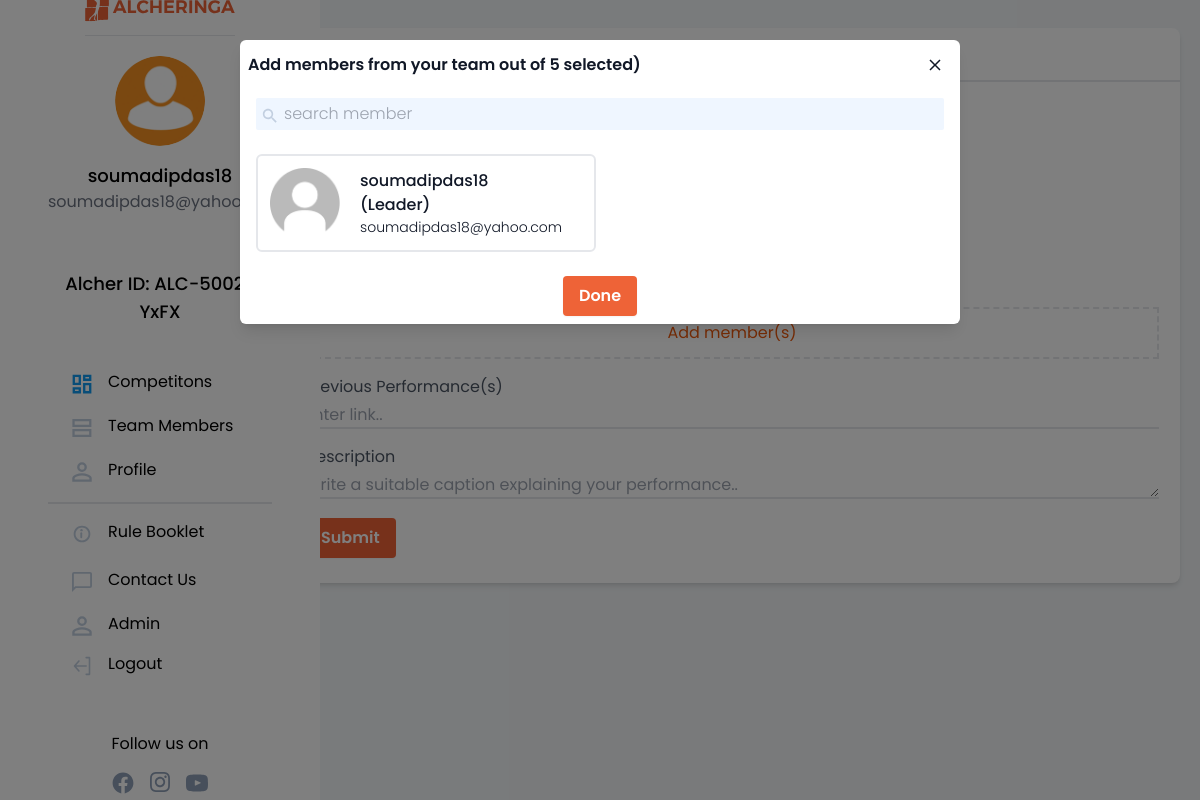
The page /competitions/register/d2606b2f-3c29-47aa-9bd4-3362717e6186 (signed in) on the database its author committed.
### authentication/models.py (models this page shows, shortened)
class NewUser(AbstractBaseUser, PermissionsMixin):
    alcherid = models.CharField(
        max_length=255, blank=True, unique=True)
    id = models.SlugField(primary_key=True, default=uuid.uuid4)
    img = models.ImageField(upload_to="image_uploads/userdp/",
                            default='user-default.png')
    email = models.EmailField(_('email address'), unique=True)
    username = models.CharField(max_length=150, unique=True)
    collegename = models.CharField(max_length=150, unique=False)
    city = models.CharField(max_length=150, unique=False)
    fullname = models.CharField(max_length=150, blank=True)
    phone = PhoneNumberField(unique=False, blank=True)
    alternate_phone = PhoneNumberField(unique=False, blank=True,null=True)
    interest = models.ManyToManyField(
        "competitions.Module", related_name="interest")
    team_members=models.IntegerField(default=0)
    no_of_events_registered=models.IntegerField(default=0)
    date_joined = models.DateTimeField(default=timezone.now)
    provider = models.CharField(max_length=200, unique=False, default="email")
    about = models.TextField(_('about'), max_length=500, blank=True)
    is_staff = models.BooleanField(default=False)
    is_active = models.BooleanField(default=False)
    objects = CustomAccountManager()
    USERNAME_FIELD = 'email'
    REQUIRED_FIELDS = ['username']

### competitions/models.py (models this page shows, shortened)
class Competition(models.Model):
  id = models.SlugField(primary_key=True, default=uuid.uuid4)
  module=models.ForeignKey(Module,related_name='modulename',on_delete=models.CASCADE)
  event_name = models.CharField(max_length = 255)
  event_desc = models.CharField(max_length = 255)
  event_rules=models.TextField()
  min_members = models.IntegerField(default=1)
  max_members = models.IntegerField(default = 1)
  prize_worth = models.IntegerField()
  image = models.ImageField(upload_to="image_uploads/event_pics/", default='event_default.png')

### teams/models.py (models this page shows, shortened)
class TeamMembers(models.Model):
    GENDER_CHOICES = [
        ('M', 'Male'),
        ('F', 'Female'),
    ]
    id = models.SlugField(primary_key=True, default=uuid.uuid4)
    email = models.EmailField(unique=True)
    name = models.CharField(max_length=150, blank=True)
    phone = PhoneNumberField(unique=False, blank=True)
    gender = models.CharField(choices = GENDER_CHOICES,max_length=1,default='M')

### competitions/views.py (the view, shortened to what this page needs)
@login_required(login_url='login')
def registercompetition(request, slug):
    comp = Competition.objects.get(id=slug)
    reg_teams = CompTeam.objects.filter(leader=request.user, event=comp)
    team = Team.objects.get(leader=request.user)
    members_reg = []
    for rteam in reg_teams.all():
        members_reg += [member.id for member in rteam.members.all()]
    members_reg = set(members_reg)
    team_members = team.members.exclude(id__in=members_reg)
    return render(request, 'competitions/compreg.html', {'comp': comp, 'team_members': team_members, })

### competitions/models.py (called while the page is built)
    def __str__(self):
          return str(self.module)

### templates/competitions/compreg.html (shortened to what this page needs)
{% extends '../basictailwind.html'%}
{%load static%}
{% block body %}
<body x-data="{ showModal: false}" :class="{'overflow-y-hidden': showModal}" style="background-color: #F3F6F8;;">
    <div class="flex" style="background-color: #F3F6F8; height:100vh;">
        {% include "../navbar.html" %}
        <div class="flex">
            <div class="flex-grow">
                <div class="bg-white flex flex-grow" style="background-color: #F3F6F8;">
                    <div class="mx-4 flex-grow">
                        <br>
                        <div class="flex m-1">
                            <div class=" bg-white max-w-4xl rounded-lg w-screen shadow-md">
                                <div>
                                    <div class="py-3 pl-6  text-xl border-b-2 font-normal">Register</div>
                                        <div class="container px-5">
                                            <form id="add-member-form">
                                                <div class="flex flex-col sm:flex-row my-2 gap-3">
                                                    <div>
                                                        <div class="text-2xl font-medium"> {{comp.event_name}} </div>
                                                        <span class="text-base font-normal text-gray-600"> {{comp.module}}
                                                        </span>
                                                        <span>
                                                            <a href="{% url 'viewrules' slug=comp.id %}"
                                                                target="_blank"><span
                                                                    class="text-xs text-orange-600 font-medium">
                                                                </span>
                                                            </a>
                                                        </span>
                                                        <div class="py-2">
                                                        </div>
                                                        <div class="text-base font-normal text-gray-600">Total Prizes Worth
                                                        </div>
                                                        <div class="text-xl font-medium">₹{{comp.prize_worth}}</div>
                                                    </div>
                                                </div>
                                                <div class="py-3 mx-auto border border-white bg-white">
                                                    <div class="font-normal pt-4 text-gray-600 text-base">Add members *</div>
                                                    <div class="py-3 px-6 mt-2 border-dashed border-2 font-normal text-orange-600 w-full text-center cursor-pointer"
                                                        @click="showModal = true;modalstart();" id="add_members_old">
                                                        Add member(s)</div>
                                                    <div class="font-normal pt-4 text-gray-600 text-base">Previous Performance(s)</div>
                                                    <input type="text" name="link" placeholder="Enter link.." class="mt-1 w-full border-b-2" id="link">
                                                    <div class="font-normal pt-4 text-gray-600 text-base">Description</div>
                                                    <textarea name="description" class="mt-1 w-full border-b-2" rows="1"
                                                        placeholder="Write a suitable caption explaining your performance.."
                                                        id="description"></textarea>
                                                    <button type="submit"
                                                        class="my-3 hover:bg-red-700 text-white inline-block py-2 px-4 rounded shadow-sm font-semibold text-base" style="background-color: #EE6337;">Submit</button>
                                                </div>
                                            </form>
                                        </div>
                                </div>
                            </div>
                        </div>
                    </div>
                </div>
            </div>
        </div>
    </div>
    {%include 'competitions/add_member_modal.html'%}
</body>
{%endblock%}

### templates/navbar.html (shortened to what this page needs)
{%load static%}
  <nav class="w-80 hidden sm:block bg-white rounded shadow-md">
    <div class="w-80 h-screen flex flex-col justify-center bg-white border-gray-400 px-12 fixed float-left">
      <a href="/"><img src="{% static 'imgs/alcher_orange.svg'%}" class="mt-24 mx-auto pb-3 border-b" width="150px" height="40px" alt="logo" border="0" /></a>
      <div class="flex flex-col justify-center my-5">
        <img style="height : 90px; width : 90px; border-radius: 50%;" src="{{request.user.img.url}}" alt="profile pic" border="0"
                class="mx-auto rounded-full" />
        <div class="pt-4 font-medium text-lg text-center">{{request.user.username}}</div>
        <div class="text-gray-500 text-base font-normal text-center">{{request.user.email}}</div>
      </div>
      <div class="flex flex-col justify-center my-5">
        <div class="pt-4 font-medium text-lg text-center">Alcher ID: {{request.user.alcherid}}</div>
      </div>
      <div class="pt-2 mt-2 mb-28 flex flex-col justify-center">
        <a href="{%url 'showallcompetitions'%}"><div class="rounded-full flex flex-nowrap my-1 py-2 pl-6 w-60 hover:border-0 hover:bg-gray-100">
          <svg width="20" height="20" viewBox="0 0 24 24" fill="none" xmlns="http://www.w3.org/2000/svg">
            <path d="M9.35 11.85H2.15V2.15H9.35V11.85ZM9.35 21.85H2.15V17.15H9.35V21.85ZM21.85 21.85H14.65V12.15H21.85V21.85ZM14.65 6.85V2.15H21.85V6.85H14.65Z" stroke="#109CF1" stroke-width="2.8" />
          </svg>
          <p class="pl-4 -mt-1">Competitons</p>
        </div></a>
        <a href="{%url 'team'%}"><div class="rounded-full flex flex-nowrap my-1 py-2 w-60 pl-6 hover:border-0 hover:bg-gray-100">
          <svg width="20" height="20" viewBox="0 0 25 24" fill="none" xmlns="http://www.w3.org/2000/svg">
            <path d="M1.9 9.35V2.15H22.85V9.35H1.9ZM1.9 21.85V14.65H22.85V21.85H1.9Z" stroke="#C2CFE0" stroke-width="2.8" />
          </svg>
          <p class="pl-4 -mt-1">Team Members</p>
        </div></a>
        <a href='{%url 'profile'%}' >
        <div class="rounded-full flex flex-nowrap my-1 py-2 w-60 pl-6 hover:border-0 hover:bg-gray-100 mb-3">
          <p class="pl-4 -mt-1">Profile</p>
        </div>
        </a>
        <hr class="border bg-gray-200" />
        <a href="s"><div class="rounded-full flex flex-nowrap my-2 py-2 w-60 pl-6 hover:border-0 hover:bg-gray-100 mt-3">
          <p class="pl-4 -mt-1">Rule Booklet</p>
        </div></a>
        <a href="n"><div class="rounded-full flex flex-nowrap my-1 py-2 w-60 pl-6 hover:border-0 hover:bg-gray-100">
          <p class="pl-4 -mt-1">Contact Us</p>
        </div></a>
        {%if request.user.is_staff%}
        <a href="/admin" target="_blank"><div class="rounded-full flex flex-nowrap my-1 py-2 pl-6 w-60 hover:border-0 hover:bg-gray-100">
          <p class="pl-4 -mt-1">Admin</p>
        </div></a>
        {%endif%}
        <a href='{% url 'logout'%}'>
        <div class="rounded-full flex flex-nowrap py-2 pl-6 w-60 hover:border-0 hover:bg-gray-100">
          <p class="pl-4 -mt-1">Logout</p>
        </div>
        </a>
        <br>
        <br>
        <div>
            <div style="text-align:center">
                <p class="">Follow us on</p>
                <div class=" flex justify-center space-x-4 mt-4">
                  <a style="cursor:pointer;" href="https://www.facebook.com/alcheringaiitg" target="_blank">
                    </a>
                  <a style="cursor:pointer;" href="https://www.instagram.com/alcheringaiitg/" target="_blank">
                    </a>
                  <a style="cursor:pointer;" href="https://twitter.com/alcheringaiitg" target="_blank">
                    </a>
                </div>
            </div>
        </div>
      </div>
    </div>
  </nav>

### templates/competitions/add_member_modal.html (shortened to what this page needs)
{%load static%}
<div class="fixed inset-0 w-full h-full z-20 bg-black bg-opacity-50 duration-300 overflow-y-auto" id="addmodal" x-show="showModal"
        x-transition:enter="transition duration-300" x-transition:enter-start="opacity-0"
        x-transition:enter-end="opacity-100" x-transition:leave="transition duration-300"
        x-transition:leave-start="opacity-100" x-transition:leave-end="opacity-0">
        <div class="relative sm:w-3/4 md:w-3/4 lg:w-3/5 mx-2 sm:mx-auto my-10 opacity-100" id="add-member-modal">
            <div class="relative bg-white shadow-lg rounded-md text-gray-900 z-20"id="add-member-modal2" @click.away="showModal = false"
                x-show="showModal" x-transition:enter="transition transform duration-300" x-transition:enter-start="scale-0"
                x-transition:enter-end="scale-100" x-transition:leave="transition transform duration-300"
                x-transition:leave-start="scale-100" x-transition:leave-end="scale-0">
                <header class="flex items-center justify-between p-2">
                    <h2 class="font-semibold">Add members from your team  out of {{comp.max_members}} selected)</h2>
                    <button class="focus:outline-none p-2" @click="showModal = false">
                        <svg class="fill-current" xmlns="http://www.w3.org/2000/svg" width="18" height="18" viewBox="0 0 18 18">
                            <path
                                d="M14.53 4.53l-1.06-1.06L9 7.94 4.53 3.47 3.47 4.53 7.94 9l-4.47 4.47 1.06 1.06L9 10.06l4.47 4.47 1.06-1.06L10.06 9z">
                            </path>
                        </svg>
                    </button>
                </header>
                <div class="mx-4 my-2 bg-blue-50 rounded-sm flex">
                    <div class="p-1">
                    </div>
                    <div class="flex-grow">
                        <input type="search" class="py-1 bg-blue-50 font-light text-base" placeholder="search member" />
                    </div>
                </div>
                <div class="p-3 grid grid-cols-1 sm:grid-cols-2">
                    {%for member in team_members%}
                    <div class="m-1 p-3 flex border-2 rounded-md relative cursor-pointer team_members_card" id="card{{member.id}}"onclick="select('{{member.id}}')">
                        <img width="70" height="70" src="{%static 'imgs/user-default.png'%}" alt="profile" border="0" />
                        <div class="mx-5 my-auto">
                            <div class="font-medium text-base">{{member.name}}  {%if member.email == request.user.email%}(Leader){%endif%}</div>
                            <div class="font-light text-sm">{{member.email}}</div>
                        </div>
                    </div>
                    {%endfor%}
                </div>
                <footer  class="p-2 text-center">
                    <button  style="background-color: #EE6337;" class="hover:bg-red-700 text-white inline-block py-2 px-4 rounded shadow-sm font-semibold text-base"id="confirm-select"  @click="showModal = false">Done</button>
                </footer>
            </div>
        </div>
    </div>

### templates/basictailwind.html (style rules this page uses)
body { font-family: 'Poppins', sans-serif; }

### templates/competitions/compreg.html (style rules this page uses)
input, textarea:focus { outline: none; }

### rows shown on the page
NewUser: user.img (placeholder picture), user.username "soumadipdas18", user.email "soumadipdas18@yahoo.com", user.alcherid "ALC-5002-YxFX"
Competition: max_members "5"
TeamMembers: name "soumadipdas18", shows "(Leader)", email "soumadipdas18@yahoo.com"
